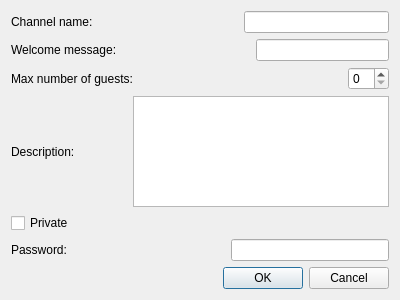
<?xml version="1.0" encoding="UTF-8"?>
<ui version="4.0">
 <class>ChannelSettingsDialog</class>
 <widget class="QDialog" name="ChannelSettingsDialog">
  <property name="geometry">
   <rect>
    <x>0</x>
    <y>0</y>
    <width>400</width>
    <height>300</height>
   </rect>
  </property>
  <property name="windowTitle">
   <string>Channel's Settings</string>
  </property>
  <layout class="QVBoxLayout" name="verticalLayout_2">
   <item>
    <layout class="QHBoxLayout" name="horizontalLayout">
     <item>
      <widget class="QLabel" name="label">
       <property name="text">
        <string>Channel name:</string>
       </property>
      </widget>
     </item>
     <item>
      <spacer name="horizontalSpacer_2">
       <property name="orientation">
        <enum>Qt::Horizontal</enum>
       </property>
       <property name="sizeHint" stdset="0">
        <size>
         <width>40</width>
         <height>20</height>
        </size>
       </property>
      </spacer>
     </item>
     <item>
      <widget class="QLineEdit" name="nameEdit"/>
     </item>
    </layout>
   </item>
   <item>
    <layout class="QHBoxLayout" name="horizontalLayout_2">
     <item>
      <widget class="QLabel" name="label_2">
       <property name="text">
        <string>Welcome message:</string>
       </property>
      </widget>
     </item>
     <item>
      <spacer name="horizontalSpacer_3">
       <property name="orientation">
        <enum>Qt::Horizontal</enum>
       </property>
       <property name="sizeHint" stdset="0">
        <size>
         <width>40</width>
         <height>20</height>
        </size>
       </property>
      </spacer>
     </item>
     <item>
      <widget class="QLineEdit" name="welcomeEdit"/>
     </item>
    </layout>
   </item>
   <item>
    <layout class="QHBoxLayout" name="horizontalLayout_4">
     <item>
      <widget class="QLabel" name="label_3">
       <property name="text">
        <string>Max number of guests:</string>
       </property>
      </widget>
     </item>
     <item>
      <spacer name="horizontalSpacer_4">
       <property name="orientation">
        <enum>Qt::Horizontal</enum>
       </property>
       <property name="sizeHint" stdset="0">
        <size>
         <width>40</width>
         <height>20</height>
        </size>
       </property>
      </spacer>
     </item>
     <item>
      <widget class="QSpinBox" name="numOfGuests"/>
     </item>
    </layout>
   </item>
   <item>
    <layout class="QHBoxLayout" name="horizontalLayout_3">
     <item>
      <widget class="QLabel" name="label_4">
       <property name="text">
        <string>Description:</string>
       </property>
      </widget>
     </item>
     <item>
      <spacer name="horizontalSpacer">
       <property name="orientation">
        <enum>Qt::Horizontal</enum>
       </property>
       <property name="sizeHint" stdset="0">
        <size>
         <width>40</width>
         <height>20</height>
        </size>
       </property>
      </spacer>
     </item>
     <item>
      <widget class="QTextEdit" name="descriptEdit"/>
     </item>
    </layout>
   </item>
   <item>
    <layout class="QVBoxLayout" name="verticalLayout">
     <item>
      <widget class="QCheckBox" name="checkBox">
       <property name="text">
        <string>Private</string>
       </property>
      </widget>
     </item>
     <item>
      <layout class="QHBoxLayout" name="horizontalLayout_5">
       <item>
        <widget class="QLabel" name="label_5">
         <property name="text">
          <string>Password:</string>
         </property>
        </widget>
       </item>
       <item>
        <spacer name="horizontalSpacer_5">
         <property name="orientation">
          <enum>Qt::Horizontal</enum>
         </property>
         <property name="sizeHint" stdset="0">
          <size>
           <width>40</width>
           <height>20</height>
          </size>
         </property>
        </spacer>
       </item>
       <item>
        <widget class="QLineEdit" name="passwordEdit"/>
       </item>
      </layout>
     </item>
    </layout>
   </item>
   <item>
    <widget class="QDialogButtonBox" name="buttonBox">
     <property name="orientation">
      <enum>Qt::Horizontal</enum>
     </property>
     <property name="standardButtons">
      <set>QDialogButtonBox::Cancel|QDialogButtonBox::Ok</set>
     </property>
    </widget>
   </item>
  </layout>
 </widget>
 <resources/>
 <connections>
  <connection>
   <sender>buttonBox</sender>
   <signal>accepted()</signal>
   <receiver>ChannelSettingsDialog</receiver>
   <slot>accept()</slot>
   <hints>
    <hint type="sourcelabel">
     <x>248</x>
     <y>254</y>
    </hint>
    <hint type="destinationlabel">
     <x>157</x>
     <y>274</y>
    </hint>
   </hints>
  </connection>
  <connection>
   <sender>buttonBox</sender>
   <signal>rejected()</signal>
   <receiver>ChannelSettingsDialog</receiver>
   <slot>reject()</slot>
   <hints>
    <hint type="sourcelabel">
     <x>316</x>
     <y>260</y>
    </hint>
    <hint type="destinationlabel">
     <x>286</x>
     <y>274</y>
    </hint>
   </hints>
  </connection>
 </connections>
</ui>
